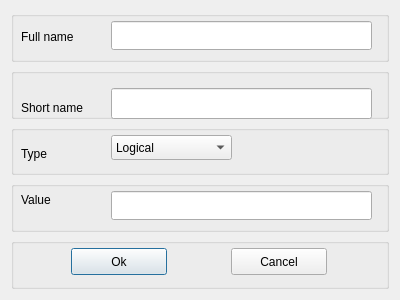
<?xml version="1.0" encoding="UTF-8"?>
<ui version="4.0">
 <class>NewAttrWindow</class>
 <widget class="QDialog" name="NewAttrWindow">
  <property name="geometry">
   <rect>
    <x>0</x>
    <y>0</y>
    <width>400</width>
    <height>300</height>
   </rect>
  </property>
  <property name="windowTitle">
   <string>Dialog</string>
  </property>
  <property name="modal">
   <bool>true</bool>
  </property>
  <layout class="QVBoxLayout" name="verticalLayout">
   <item>
    <widget class="QGroupBox" name="groupBox_5">
     <property name="title">
      <string/>
     </property>
     <widget class="QLabel" name="labelFullName">
      <property name="geometry">
       <rect>
        <x>10</x>
        <y>10</y>
        <width>65</width>
        <height>31</height>
       </rect>
      </property>
      <property name="text">
       <string>Full name</string>
      </property>
     </widget>
     <widget class="QLineEdit" name="lineEditFullName">
      <property name="geometry">
       <rect>
        <x>100</x>
        <y>10</y>
        <width>261</width>
        <height>29</height>
       </rect>
      </property>
     </widget>
    </widget>
   </item>
   <item>
    <widget class="QGroupBox" name="groupBox_4">
     <property name="title">
      <string/>
     </property>
     <widget class="QLineEdit" name="lineEditShortName">
      <property name="geometry">
       <rect>
        <x>100</x>
        <y>20</y>
        <width>261</width>
        <height>31</height>
       </rect>
      </property>
     </widget>
     <widget class="QLabel" name="labelShortName">
      <property name="geometry">
       <rect>
        <x>10</x>
        <y>30</y>
        <width>81</width>
        <height>20</height>
       </rect>
      </property>
      <property name="text">
       <string>Short name</string>
      </property>
     </widget>
    </widget>
   </item>
   <item>
    <widget class="QGroupBox" name="groupBox_6">
     <property name="title">
      <string/>
     </property>
     <widget class="QLabel" name="labelType">
      <property name="geometry">
       <rect>
        <x>10</x>
        <y>20</y>
        <width>65</width>
        <height>17</height>
       </rect>
      </property>
      <property name="text">
       <string>Type</string>
      </property>
     </widget>
     <widget class="QComboBox" name="comboBoxType">
      <property name="geometry">
       <rect>
        <x>100</x>
        <y>10</y>
        <width>121</width>
        <height>25</height>
       </rect>
      </property>
      <item>
       <property name="text">
        <string>Logical</string>
       </property>
      </item>
      <item>
       <property name="text">
        <string>Numeric</string>
       </property>
      </item>
      <item>
       <property name="text">
        <string>String</string>
       </property>
      </item>
     </widget>
    </widget>
   </item>
   <item>
    <widget class="QGroupBox" name="groupBox">
     <property name="title">
      <string/>
     </property>
     <widget class="QLabel" name="labelValue">
      <property name="geometry">
       <rect>
        <x>10</x>
        <y>10</y>
        <width>65</width>
        <height>17</height>
       </rect>
      </property>
      <property name="text">
       <string>Value</string>
      </property>
     </widget>
     <widget class="QLineEdit" name="lineEditValue">
      <property name="geometry">
       <rect>
        <x>100</x>
        <y>10</y>
        <width>261</width>
        <height>29</height>
       </rect>
      </property>
     </widget>
    </widget>
   </item>
   <item>
    <widget class="QGroupBox" name="groupBox_2">
     <property name="title">
      <string/>
     </property>
     <widget class="QPushButton" name="pushButtonOk">
      <property name="geometry">
       <rect>
        <x>60</x>
        <y>10</y>
        <width>96</width>
        <height>27</height>
       </rect>
      </property>
      <property name="text">
       <string>Ok</string>
      </property>
     </widget>
     <widget class="QPushButton" name="pushButtonCancel">
      <property name="geometry">
       <rect>
        <x>220</x>
        <y>10</y>
        <width>96</width>
        <height>27</height>
       </rect>
      </property>
      <property name="text">
       <string>Cancel</string>
      </property>
     </widget>
    </widget>
   </item>
  </layout>
 </widget>
 <tabstops>
  <tabstop>lineEditFullName</tabstop>
  <tabstop>lineEditShortName</tabstop>
  <tabstop>comboBoxType</tabstop>
  <tabstop>lineEditValue</tabstop>
  <tabstop>pushButtonOk</tabstop>
  <tabstop>pushButtonCancel</tabstop>
 </tabstops>
 <resources/>
 <connections/>
</ui>
